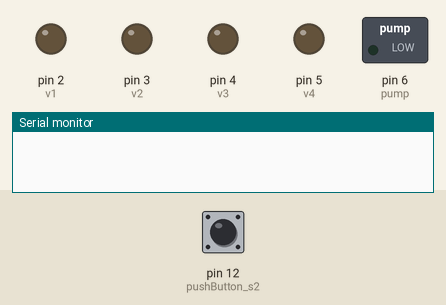
This sketch was run on a simulated Arduino Uno, built with avr-gcc and run on an emulated ATmega328P. Shown: switched loads named in the sketch (green lamp = pin HIGH), output pins drawn as LEDs (lit = HIGH), the last lines printed to the serial monitor. The inputs (shaded band) are chosen by the test bench; at power-on: pin 12 (pushButton_s2) HIGH.

Above: at 5.2 s.
5.3 s: pin 12 (pushButton_s2) pulled LOW for 0.15 s
At 5.37 s:
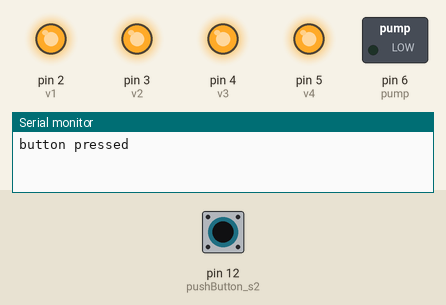
6.9 s: pin 12 (pushButton_s2) pulled LOW for 3.2 s
At 10.9 s:
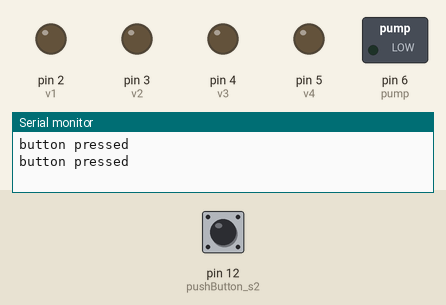
Timing chart, 0 to 12.4 s (numbered marks = the images above; inputs shaded):
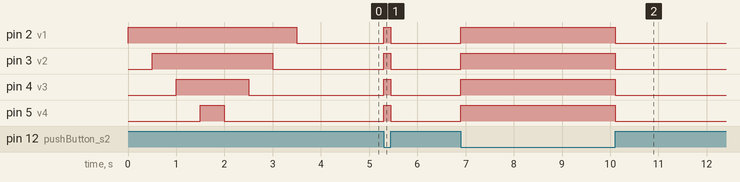

The sketch:

irrigationMode.ino
```cpp
#include <EEPROM.h>

const int v1 =2;
//v1 - potatoes
const int v2 =3;
const int v3 =4;
//v3 tomatoes
const int v4 =5;
const int pump =6;
int pushButton_s2=12;

int mode = 0;

bool buttonLock = 0;
bool irrigationStart = 0;
unsigned long shift = 0;

void setup()
{
    pinMode(v1, OUTPUT);
    pinMode(v2, OUTPUT);
    pinMode (v3, OUTPUT);
    pinMode(v4, OUTPUT);
    pinMode(pump, OUTPUT);
    pinMode(pushButton_s2, INPUT_PULLUP);
    Serial.begin(9600);
    blinkAll(1);


}

void loop()
{

    irrigationStart=checkTime(millis()-shift);

    if(irrigationStart == 1)
     {
        off();
        blinkAll(1);
        digitalWrite(pump,HIGH);
        delay(500);
        digitalWrite(v3,HIGH);
        delay(600000);
        digitalWrite(v3,LOW);
        digitalWrite(pump,LOW);
        delay(500);
        digitalWrite(pump,HIGH);
        delay(500);
        digitalWrite(v1,HIGH);
        delay(600000);
        digitalWrite(pump,LOW);
        digitalWrite(v1,LOW);
        shift = millis();
    }

    if (digitalRead(pushButton_s2) == LOW && buttonLock == 0)
    {
         //shift = millis();
         Serial.println("button pressed");
         buttonLock = 1;

    }
    if (digitalRead(pushButton_s2) == HIGH && buttonLock == 1)
    {
        buttonLock = 0;
        off();
    }

}

bool checkTime(unsigned long time)
{
    bool result = 0;
    unsigned long interval = ((56.0 * 60 * 60) * 1000) / 4.0;
    //unsigned long interval = ((20) * 1000) / 4.0;
    //Serial.println(interval);
    if (time<interval*1)
    {
        showStatus(0);
    }
    if (time>interval*1)
    {
        showStatus(1);
    }

    if (time>interval*2)
    {
        showStatus(2);
        //digitalWrite(v2,HIGH);
    }
    if (time>interval*3)
    {
        showStatus(3);
        //digitalWrite(v3,HIGH);
    }
    if (time>interval*4)
    {
        showStatus(4);
        //digitalWrite(v4,HIGH);
        result = 1;
    }
    return result;

}

void showStatus(int status)
{
    switch (status)
    {
    case 1:
        if (buttonLock == 1)
        {
            digitalWrite(v1,HIGH);
        }
        break;
    case 2:
        if (buttonLock == 1)
        {
            digitalWrite(v1,HIGH);
            digitalWrite(v2,HIGH);
        }
        break;
    case 3:
        if (buttonLock == 1)
        {
            digitalWrite(v1,HIGH);
            digitalWrite(v2,HIGH);
            digitalWrite(v3,HIGH);
        }
        break;
    case 0:
        if (buttonLock == 1)
        {
            digitalWrite(v1,HIGH);
            digitalWrite(v2,HIGH);
            digitalWrite(v3,HIGH);
            digitalWrite(v4,HIGH);
        }
        break;


    default:
        break;
    }
}

void off()
{
    digitalWrite(v1,LOW);
    digitalWrite(v2,LOW);
    digitalWrite(v3,LOW);
    digitalWrite(v4,LOW);
    digitalWrite(pump,LOW);
}

void blinkAll(int blinkies)
{
    int counter = 0;
    do
    {
        digitalWrite(v1, HIGH);
        delay(500);
        digitalWrite(v2, HIGH);
        delay(500);
        digitalWrite(v3, HIGH);
        delay(500);
        digitalWrite(v4, HIGH);
        delay(500);
        digitalWrite(v4, LOW);
        delay(500);
        digitalWrite(v3, LOW);
        delay(500);
        digitalWrite(v2, LOW);
        delay(500);
        digitalWrite(v1, LOW);
        delay(500);
        counter ++;
    } while (counter < blinkies);

}
```

valveTimingTest.ino
```cpp

```

Measured:
- after the input at 5.3 s, pin 2 (v1), pin 3 (v2), pin 4 (v3), pin 5 (v4): LOW → HIGH at once, → LOW 0.15 s later
- after the input at 6.9 s, pin 2 (v1), pin 3 (v2), pin 4 (v3), pin 5 (v4): LOW → HIGH at once, → LOW 3.2 s later
